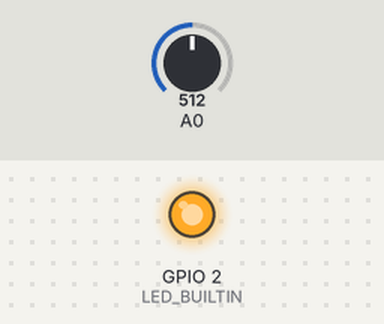
Bench run of a sketch on a simulated ESP8266 (NodeMCU). On the bench: output pins drawn as LEDs (lit = HIGH, except the on-board LED, lit = LOW). The test bench sets the inputs (shaded band); at power-on: A0 = 512. WiFi joins after 1.5 s; servers stay silent unless stated; uploads are accepted with an empty reply; what the sketch prints to the serial monitor is not drawn.

Above: at 0.1 s.
At 120.1 s:
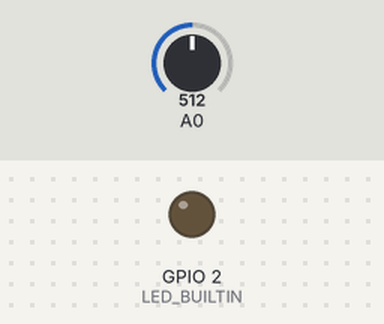
Timing chart, 0 to 121.6 s (numbered marks = the images above):
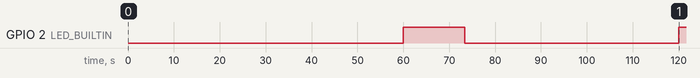

Measured:
- by itself, GPIO 2 (LED_BUILTIN): LOW → HIGH at 60.0 s, → LOW 13.4 s later, → HIGH 46.6 s later

The sketch:

esp8266_easymatic.ino
```cpp
const char* ssid = "JetG_Wifi";
const char* password = "maximilien";
const String baseurl = "/core/api/jeeApi.php?plugin=virtual&apikey=JuOGYdRJAPKNiJC33aSrXg48HMXKyC7G&type=virtual";
const char* host = "172.27.1.3";
const int port = 80;

#define CYCLE_COUNT_1200 160000000/1200
#define CYCLE_COUNT_4800 160000000/4800

#define SEND_TO_JEEDOM_INTERVAL 60000
#define DEBUG 0

#define WIFI_RETRIES 100
#define WAIT_DELAY 1000

#include <ESP8266WiFi.h>

extern "C" {
#include "user_interface.h"  // Required for wifi_station_connect() to work
}

unsigned long next_send_time = 0;

volatile bool listening = false;     // Are we listening to the analog value
volatile bool byterecording = false; // We have seen the first bit, and are recording the current byte

volatile int threshold = 495;
volatile int dmin, dmax;

volatile byte currentByte = 0;
volatile short readBitCount = 0;
volatile byte currentFrame[6];
volatile byte previousFrame[6];
volatile short readByteCount = 0;

volatile boolean frameReady = false;
volatile boolean parity = false;
volatile boolean valid = false;
volatile boolean validFrame = false;

volatile long nextReset = 0;

volatile boolean currentValue = false;

byte currentState[15][6];
char buffer[2000];
unsigned long lastMinMaxT;


bool WiFiOn();
bool WiFiOff();
void startRecordingFrame(unsigned long now);
void startRecordingByte(unsigned long now, unsigned long currentCycle);
void stopListening(unsigned long now, int reason);
bool readBit(unsigned long now, unsigned long currentCycle, bool newValue);
void timer0_ISR (void);
void processLoopBoiler(unsigned long now);
void sendState();
boolean sendToJeedom(String url);

void startRecordingFrame(unsigned long now) {
  listening = true;
  readByteCount = 0;
  validFrame = true;
  nextReset = now + 1200;
  timer0_attachInterrupt(timer0_ISR);
  timer0_write(ESP.getCycleCount() + CYCLE_COUNT_4800);
}

void startRecordingByte(unsigned long now, unsigned long currentCycle) {
  readBitCount = 0;
  parity = false;
  valid = true;
  byterecording = true;
  nextReset = now + 500; // whatever happens, we reset the state in 500 ms
  timer0_write(currentCycle + CYCLE_COUNT_4800 + CYCLE_COUNT_1200);
#if DEBUG
  Serial.println("Start byte");
#endif
}

void stopListening(unsigned long now, int reason) {
  byterecording = false;
  nextReset = now + 2000;
  listening = false;
  timer0_detachInterrupt();
#if DEBUG
  Serial.print("Stop listening ");
  Serial.println(reason);
#endif
}

bool readBit(unsigned long now, unsigned long currentCycle, bool newValue) {
  if (readBitCount < 8) {
    parity ^= newValue;
    if (newValue)
      bitSet(currentByte, readBitCount);
    else
      bitClear(currentByte, readBitCount);
  }

  readBitCount ++;
  if (readBitCount == 9) { // Parity bit
    if (parity != newValue) {
      // Byte is valid
      valid = false;
    }
  }
  if (readBitCount == 10) { // Stop bit
    //Serial.print("Received byte ");
    //Serial.println(valid);
    validFrame = validFrame && valid;
    if (valid) {
      currentFrame[readByteCount] = currentByte;
      readByteCount ++;

      if (readByteCount == 6) {
        // We just finished a frame
        frameReady = validFrame;
#if DEBUG
        if (!validFrame) Serial.println("Invalid frame");
#endif

        stopListening(now, valid ? 1 : 2);
      }
    }
    readBitCount = 0;
    byterecording = false;
    return true;
  }
  return false;
}

void timer0_ISR (void) {
  unsigned long currentCycle = ESP.getCycleCount();
  int analogValue = analogRead(A0);
  unsigned long now = millis();
  if (analogValue < dmin) dmin = analogValue;
  if (analogValue > dmax) dmax = analogValue;

  if (nextReset > 0 && now > nextReset) {
    stopListening(now, 0);
    return;
  }

  boolean oldValue = currentValue;
  boolean newValue = analogValue <= threshold;
  currentValue = newValue;
  if (byterecording) {
    bool byteRead = readBit(now, currentCycle, newValue);
    if (byteRead) {
      if (! listening) return; // We have read a frame, don't rearm
      timer0_write(currentCycle + CYCLE_COUNT_4800); // Wait for next start bit
    } else {
      timer0_write(currentCycle + CYCLE_COUNT_1200); // Wait for next at 1200 bauds
    }
  } else {
    boolean downTransition = oldValue && !newValue;
    if (downTransition) {
      // We have seen the fist bit, switch to byte recording mode
      startRecordingByte(now, currentCycle);
    } else {
      timer0_write(currentCycle + CYCLE_COUNT_4800); // Nothing happened, wait one more time
    }
  }
}


void setup() {
  Serial.begin(57600);
  pinMode(LED_BUILTIN, OUTPUT);
  noInterrupts();
  timer0_isr_init();
  dmin = 1024;
  dmax = 0;
  interrupts();
  next_send_time = millis() + SEND_TO_JEEDOM_INTERVAL;
  Serial.println("Ready");
}

bool WiFiOn() {
  Serial.println("Wifi on");
  int conn_tries = 0;
  WiFi.forceSleepWake();
  WiFi.mode(WIFI_STA);
  Serial.println("Wifi connect");
  wifi_station_connect();
  Serial.println("Wifi begin");
  ESP.wdtFeed();
  WiFi.begin(ssid, password);

  while ((WiFi.status() != WL_CONNECTED) && (conn_tries++ < WIFI_RETRIES)) {
    delay(100);
    ESP.wdtFeed();
#ifdef DEBUG
    Serial.print(".");
#endif
  }
  if (WiFi.status() == WL_CONNECTED) {
    Serial.println("Connected to WiFi");
    return (true);
  } else {
    Serial.println("Could not connect to WiFi");
    return (false);
  }
}


bool WiFiOff() {
  int conn_tries = 0;
  Serial.println("Disconnect");
  WiFi.disconnect();
  Serial.println("Mode off");
  WiFi.mode(WIFI_OFF);
  Serial.println("forceSleepBegin");
  //WiFi.forceSleepBegin();
  Serial.println("Wait");
  while ((WiFi.status() == WL_CONNECTED) && (conn_tries++ < 10)) {
    delay(100);
    ESP.wdtFeed();
#ifdef DEBUG
    Serial.print(".");
#endif
  }
  if (WiFi.status() != WL_CONNECTED)
    return (true);
  else
    return (false);
}

void processLoopBoiler(unsigned long now) {
  if (listening) return;


  if ((now - lastMinMaxT) > 2000) {
    lastMinMaxT = now;

    if ((dmax - dmin) > 2 ) {
      int newThreshold = dmin + (dmax - dmin) / 2;
      int diff = newThreshold - threshold;
      newThreshold = (int) (threshold + diff / 2);
      if (newThreshold != threshold) {
#if DEBUG == 1
        sprintf (buffer, "Threshold %d => %d (%d, %d)", threshold, newThreshold, dmin, dmax);
        Serial.println(buffer);
#endif
        threshold = newThreshold;
      }
    } else {
#if DEBUG == 1
      sprintf (buffer, "(%d, %d)", dmin, dmax);
      Serial.println(buffer);
#endif
    }

    dmin = 1024;
    dmax = 0;
  }

  if (frameReady) {
    bool frameEqual = true;
    for (int i = 0; i < 6; ++i) {
      frameEqual = frameEqual && currentFrame[i] == previousFrame[i];
      previousFrame[i] = currentFrame[i];
    }
    if (frameEqual && currentFrame[0] < 15) {
      for (int i = 0; i < 6; ++i)
        currentState[currentFrame[0]][i] = currentFrame[i];

#if DEBUG
      for (int frameId = 1; frameId < 13; frameId += 2) {
        for (int i = 0; i < 6; ++i) {
          sprintf(buffer, "%02x", currentState[frameId][i]);
          Serial.print(buffer);
        }
        Serial.print(" - ");
      }
      Serial.println();
#else
      Serial.print("New frame ");
      Serial.println(currentFrame[0]);
#endif
    }

    frameReady = false;
  }

  //interrupts();
  startRecordingFrame(now);
}

void loop() {
  wdt_disable();
  unsigned long now = millis();
  if (now > next_send_time) {
    digitalWrite(LED_BUILTIN, HIGH);
    sendState();
    digitalWrite(LED_BUILTIN, LOW);
    next_send_time = now + SEND_TO_JEEDOM_INTERVAL;
  }

  processLoopBoiler(now);

  wdt_enable(1000);
}

boolean sendToJeedom(String url) {
  WiFiClient client;
  ESP.wdtFeed();
  if (!client.connect(host, port)) {
    Serial.println("connection failed");
    return false;
  }
  ESP.wdtFeed();

#if DEBUG
  Serial.print("Requesting URL: ");
  Serial.println(url);
#endif

  // This will send the request to the server
  client.print(String("GET ") + url + " HTTP/1.1\r\n" +
               "Host: " + host + "\r\n" +
               "Connection: close\r\n\r\n");
  unsigned long timeout = millis();
  while (client.available() == 0) {
    ESP.wdtFeed();
    if (millis() - timeout > 3000) {
      Serial.println(">>> Client Timeout !");
      client.stop();
      return false;
    }
  }

  // Read all the lines of the reply from server and print them to Serial
  while (client.available()) {
    String line = client.readStringUntil('\r');
#if DEBUG
    Serial.print(line);
#endif
    ESP.wdtFeed();
  }
}

void sendState() {
  delay(WAIT_DELAY);
  WiFiOn();
  uint8_t alarm = currentState[7][1];
  uint8_t status = currentState[5][1];
  uint16_t water = (((uint16_t)currentState[1][2]) << 8) + currentState[1][3];
  uint16_t heating = (((uint16_t)currentState[1][4]) << 8) + currentState[1][5];
  uint16_t blue = (((uint16_t)currentState[3][1]) << 8) + currentState[3][2];
  uint16_t red = (((uint16_t)currentState[7][2]) << 8) + currentState[7][3];

  String url = baseurl + "&id=240&value=" + alarm;
  sendToJeedom(url);

  url = baseurl + "&id=241&value=" + status;
  sendToJeedom(url);

  url = baseurl + "&id=242&value=" + water;
  sendToJeedom(url);

  url = baseurl + "&id=243&value=" + heating;
  sendToJeedom(url);

  url = baseurl + "&id=244&value=" + blue;
  sendToJeedom(url);

  url = baseurl + "&id=245&value=" + red;
  sendToJeedom(url);

  int length = 0;
  for (int frameId = 1; frameId < 13; frameId += 2) {
    for (int i = 0; i < 6; ++i) {
      length += sprintf(buffer + length, "%02x", currentState[frameId][i]);
    }
    length += sprintf(buffer + length, "-");
  }
  url = baseurl + "&id=246&value=" + String(buffer);
  sendToJeedom(url);

#if DEBUG
  Serial.println(buffer);
  Serial.print("Water: ");
  Serial.print(currentState[1][2]);
  Serial.print(" - ");
  Serial.print(currentState[1][3]);
  Serial.print(" - ");
  Serial.println(water);
  Serial.print("Heating: ");
  Serial.println(heating);
#endif

  delay(WAIT_DELAY);
  WiFiOff();
  delay(WAIT_DELAY);
}
```
